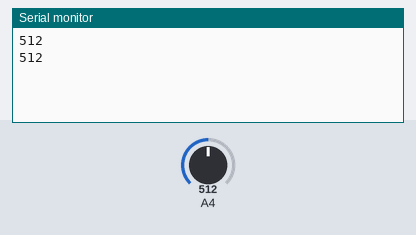
A sketch run on a simulated Arduino Mega 2560, built with avr-gcc and run on an emulated ATmega2560. Shown: the last lines printed to the serial monitor. The inputs (shaded band) are chosen by the test bench; at power-on: A4 = 512.

Above: at 1.6 s.
1.7 s: A4 set to 716
At 1.7 s:
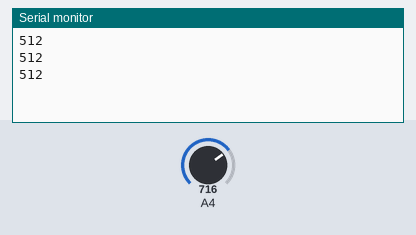
3.2 s: A4 set to 900
At 3.7 s:
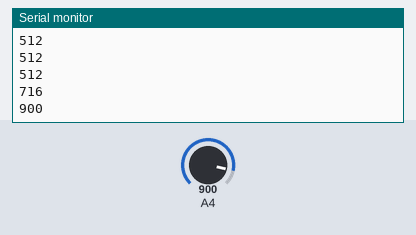
Timing chart, 0 to 6.2 s (numbered marks = the images above; inputs shaded):
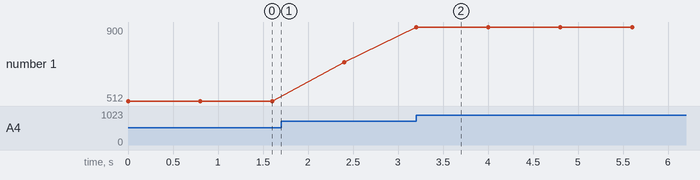

Measured:
- after the input at 3.2 s, the serial monitor: prints a new line at once (image 2)
- plotted number 1: 512 → 716 after the input at 1.7 s, 716 → 900 after the input at 3.2 s

The sketch:

codInicial_Frec.ino
```cpp
int potenciometro = 36;
int valorPot = 0;
void setup() {
  Serial.begin(115200);
}

void loop() {
  valorPot = analogRead(potenciometro);
  Serial.println(valorPot);
  delay(800);


}
```
